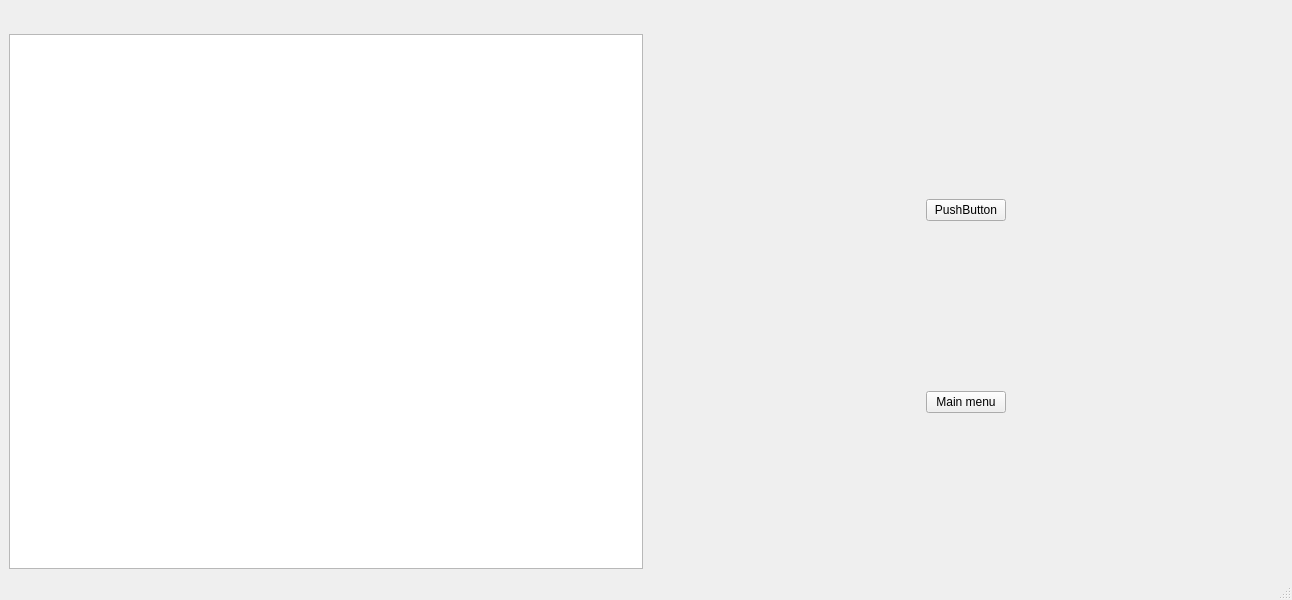
<?xml version="1.0" encoding="UTF-8"?>
<ui version="4.0">
 <class>MainWindow</class>
 <widget class="QMainWindow" name="MainWindow">
  <property name="geometry">
   <rect>
    <x>0</x>
    <y>0</y>
    <width>1292</width>
    <height>600</height>
   </rect>
  </property>
  <property name="windowTitle">
   <string>MainWindow</string>
  </property>
  <widget class="QWidget" name="centralwidget">
   <layout class="QVBoxLayout" name="verticalLayout_2">
    <item>
     <spacer name="verticalSpacer_4">
      <property name="orientation">
       <enum>Qt::Vertical</enum>
      </property>
      <property name="sizeType">
       <enum>QSizePolicy::Minimum</enum>
      </property>
      <property name="sizeHint" stdset="0">
       <size>
        <width>20</width>
        <height>25</height>
       </size>
      </property>
     </spacer>
    </item>
    <item>
     <layout class="QHBoxLayout" name="horizontalLayout_3">
      <item>
       <widget class="QTableWidget" name="twInventory"/>
      </item>
      <item>
       <layout class="QVBoxLayout" name="verticalLayout">
        <item>
         <spacer name="verticalSpacer">
          <property name="orientation">
           <enum>Qt::Vertical</enum>
          </property>
          <property name="sizeHint" stdset="0">
           <size>
            <width>20</width>
            <height>40</height>
           </size>
          </property>
         </spacer>
        </item>
        <item>
         <layout class="QHBoxLayout" name="horizontalLayout_2">
          <item>
           <spacer name="horizontalSpacer_5">
            <property name="orientation">
             <enum>Qt::Horizontal</enum>
            </property>
            <property name="sizeHint" stdset="0">
             <size>
              <width>40</width>
              <height>20</height>
             </size>
            </property>
           </spacer>
          </item>
          <item>
           <widget class="QWidget" name="wRight" native="true">
            <property name="minimumSize">
             <size>
              <width>0</width>
              <height>0</height>
             </size>
            </property>
            <layout class="QGridLayout" name="gridLayout">
             <item row="0" column="0">
              <widget class="QPushButton" name="pushButton">
               <property name="text">
                <string>PushButton</string>
               </property>
              </widget>
             </item>
            </layout>
           </widget>
          </item>
          <item>
           <spacer name="horizontalSpacer_3">
            <property name="orientation">
             <enum>Qt::Horizontal</enum>
            </property>
            <property name="sizeHint" stdset="0">
             <size>
              <width>40</width>
              <height>20</height>
             </size>
            </property>
           </spacer>
          </item>
         </layout>
        </item>
        <item>
         <spacer name="verticalSpacer_2">
          <property name="orientation">
           <enum>Qt::Vertical</enum>
          </property>
          <property name="sizeHint" stdset="0">
           <size>
            <width>20</width>
            <height>40</height>
           </size>
          </property>
         </spacer>
        </item>
        <item>
         <layout class="QHBoxLayout" name="horizontalLayout">
          <item>
           <spacer name="horizontalSpacer">
            <property name="orientation">
             <enum>Qt::Horizontal</enum>
            </property>
            <property name="sizeHint" stdset="0">
             <size>
              <width>40</width>
              <height>20</height>
             </size>
            </property>
           </spacer>
          </item>
          <item>
           <widget class="QPushButton" name="pbMainMenu">
            <property name="text">
             <string>Main menu</string>
            </property>
           </widget>
          </item>
          <item>
           <spacer name="horizontalSpacer_2">
            <property name="orientation">
             <enum>Qt::Horizontal</enum>
            </property>
            <property name="sizeHint" stdset="0">
             <size>
              <width>40</width>
              <height>20</height>
             </size>
            </property>
           </spacer>
          </item>
         </layout>
        </item>
        <item>
         <spacer name="verticalSpacer_3">
          <property name="orientation">
           <enum>Qt::Vertical</enum>
          </property>
          <property name="sizeHint" stdset="0">
           <size>
            <width>20</width>
            <height>40</height>
           </size>
          </property>
         </spacer>
        </item>
       </layout>
      </item>
     </layout>
    </item>
   </layout>
  </widget>
  <widget class="QMenuBar" name="menubar">
   <property name="geometry">
    <rect>
     <x>0</x>
     <y>0</y>
     <width>1292</width>
     <height>21</height>
    </rect>
   </property>
  </widget>
  <widget class="QStatusBar" name="statusbar"/>
 </widget>
 <resources/>
 <connections/>
</ui>
